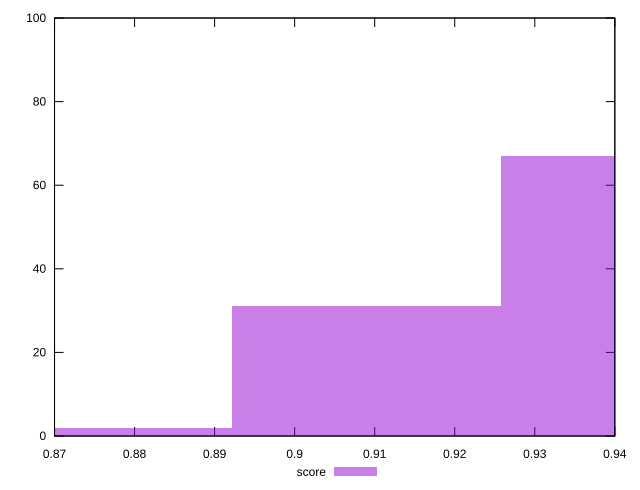

Source code (gnuplot):
reset

$score <<EOF
0.8753054010461545 2
0.9426365857420126 67
0.9089709933940835 31
EOF

set key outside below
set boxwidth 0.03366559234792902
set xrange [0.87:0.94]
set yrange [0:100]
set trange [0:100]
set style fill transparent solid 0.5 noborder
set terminal svg size 640, 490 enhanced background rgb 'white'
set output "report_00018_2021-02-10T15-25-16.877Z/first-contentful-paint/samples/pages+cached/score/histogram.svg"

plot $score title "score" with boxes

reset
